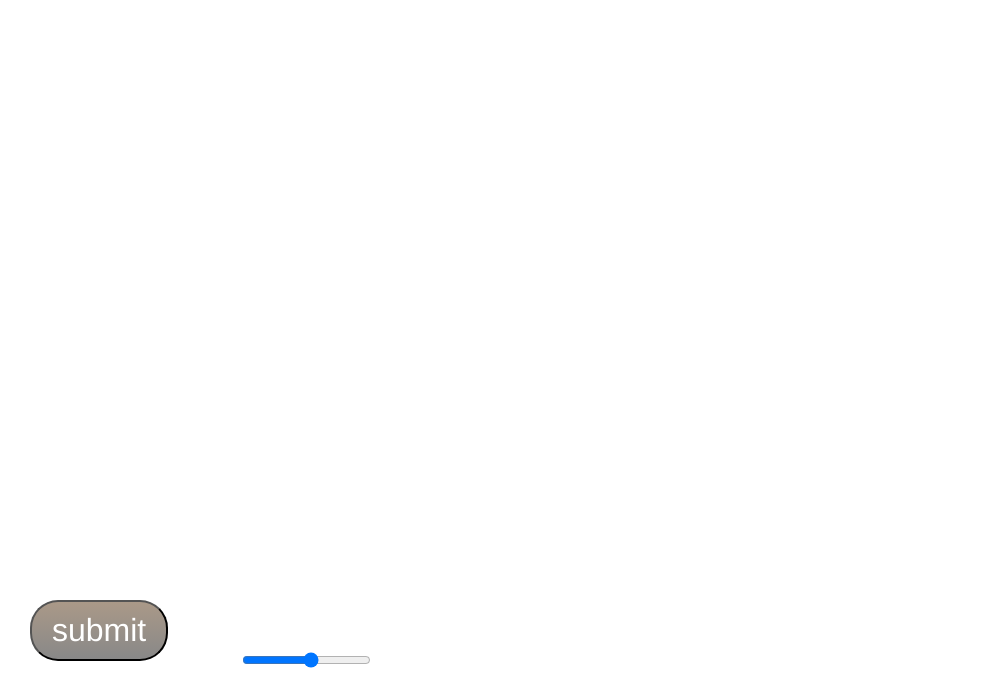
Frame 1 (no input)
Frame 60 (no input): identical to frame 1, image omitted
Frame 120 (the mouse pressed at the canvas centre since frame 60): identical to frame 1, image omitted

The p5.js sketch that drew this single still picture (run headless with seeded random() and noise() and a simulated clock; from frame 60 on, the mouse is pressed at the canvas centre):

// p5.js sketch
// ── sketch.js
var button;
var N;

function generateHeu() {
	background(0);
	var num = Math.round(Math.pow(2,N.value()));
	console.log(num);
	for (var i=1; i<num; i++){
		stroke(random(100),100,100,30);
		line(random(width), random(height),
				 random(width), random(height));
	 }
}

function setup() {
	createCanvas(1000, 700);
	colorMode(HSB,100);
	button = createButton('submit');
	button.position(30, 600);
	button.mousePressed(generateHeu);
	button.style("background","#AA9988");
	button.style("background-image","linear-gradient(to bottom, #AA9988, #888888)");
	button.style("border-radius","28px");
	button.style("font-family","Arial");
	button.style("color","#ffffff");
	button.style("font-size","32px");
	button.style("padding","10px 20px 10px 20px");
	button.style("text-decoration","none");

	N = createSlider(1, 14, 8);
  N.position(240,650);

}



function draw() {

}
